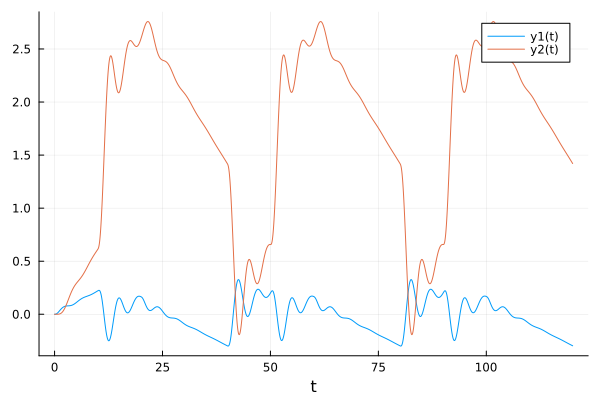

The script that drew this image:
using ControlSystems, Plots

function ulazi(t)
	tp = rem.(t, 40.0)
	u1 = 1/4 .* tp .* (tp.<20) .+ -1/4 .* (tp.-40) .* (tp.>=20)
	u2 = 5 .* (tp.>=10)

	return u1, u2
end

function sistem()
	G1 = tf(1, [1, 3.4])
	G2 = tf([2, 1.1], [1, 2, 2])
	G3 = tf(1, [1, 2, 0])
	G4 = tf(1, [1, 1.5])
	G5 = tf(7)
	G6 = tf(2.2)

	G12 = series(G1, G2)
	G12 = minreal(feedback(G12, 1))

	G34 = series(G3, G4)
	G346 = minreal(feedback(G34, G6))

	W11 = series(G5, 1/G4)
	W11 = series(W11, G346)
	W11 = minreal(feedback(G12, W11))

	W12 = series(G346, 1/G4)
	W12 = series(W12, -G12)
	W12 = minreal(feedback(W12, -G5))

	W21 = series(G12, G5)
	W21 = series(W21, G346)
	W21 = minreal(feedback(W21, 1/G4))

	W22 = series(1/G4, -G12)
	W22 = series(W22, G5)
	W22 = minreal(feedback(G346, -W22))

	return W11, W12, W21, W22
end

t = 0:0.01:120.0

u1, u2 = ulazi(t)
W11, W12, W21, W22 = sistem()

y11, _, _ = lsim(W11, u1', t)
y12, _, _ = lsim(W12, u2', t)
y21, _, _ = lsim(W21, u1', t)
y22, _, _ = lsim(W22, u2', t)

y1 = y11' + y12'
y2 = y21' + y22'

plt = plot(t, [y1, y2], label=["y1(t)" "y2(t)"], xlabel="t")

savefig(plt, replace(@__FILE__(), ".jl" => ".png"))
